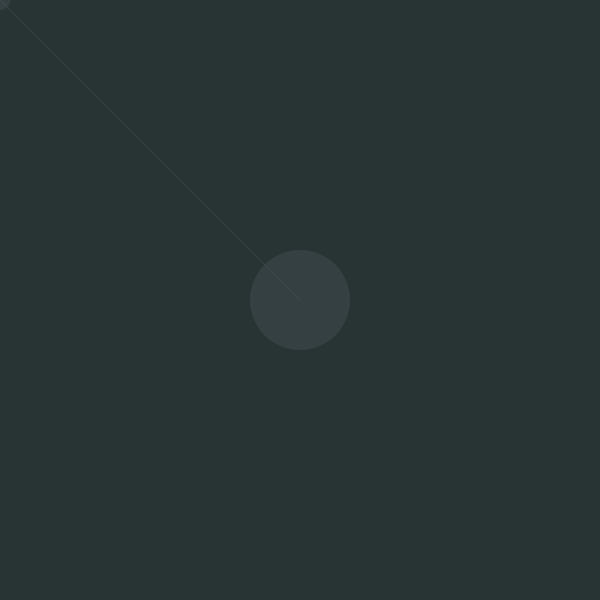
Frame 1 (no input)
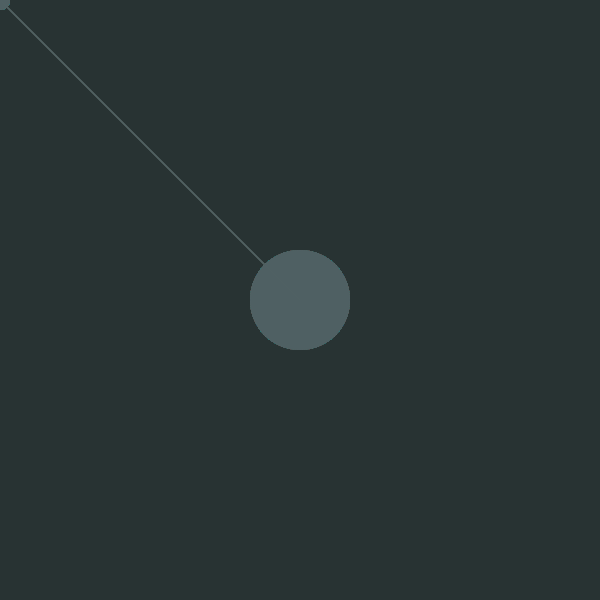
Frame 60 (the mouse pressed at the canvas centre just before this capture)
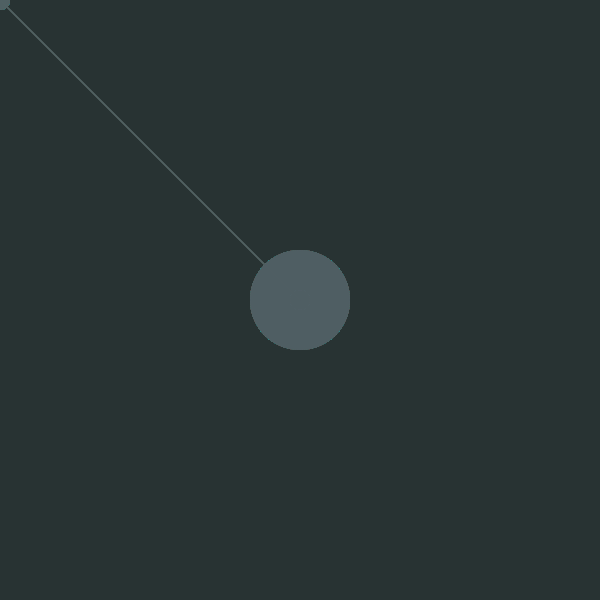
Frame 120 (the mouse held since frame 60 and released just before this capture)

The Processing sketch that drew these frames (run headless with seeded random() and noise(); from frame 60 on, the mouse is pressed at the canvas centre):

// Processing sketch: processing_19830
// ── processing_19830.pde


int linecircleColor = 0;

void setup() {
  size (600,600);
  colorMode(HSB, 100);
  background(50, 20, 20);
  
  smooth();
 
}


void draw() {
  linecircleColor = int(random (50,60));
  
  noStroke();
  fill (linecircleColor, 20, 40, 30);
  ellipse (mouseX, mouseY, 20, 20);
  
  stroke (linecircleColor, 20, 40, 30);
   line (300,300,mouseX,mouseY);
   
   fill (linecircleColor,20,40,30);
   noStroke();
   ellipse (300,300,100,100);
   
  
   
}

void mousePressed (){
 background(50,20,20); 
  
}


void keyPressed() {
  save("drawing.jpg");

}
